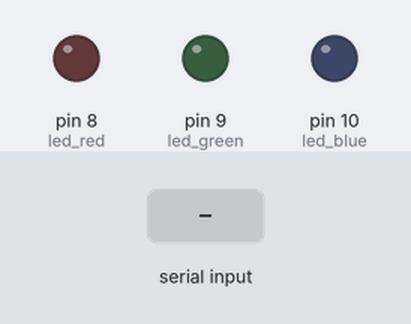
Simulated run of this sketch. Board: Arduino Uno, built with avr-gcc and run on an emulated ATmega328P. Parts: output pins drawn as LEDs (lit = HIGH). Inputs (shaded band) come from the test bench.

Above: at 1.2 s.
1.3 s: "1" received over Serial
At 2.5 s:
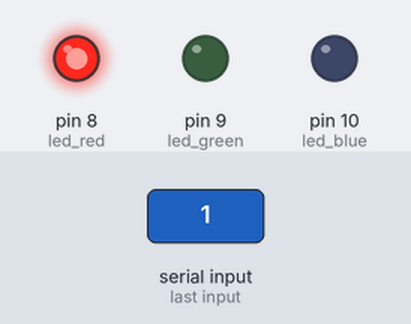
2.8 s: "2" received over Serial
At 3.7 s:
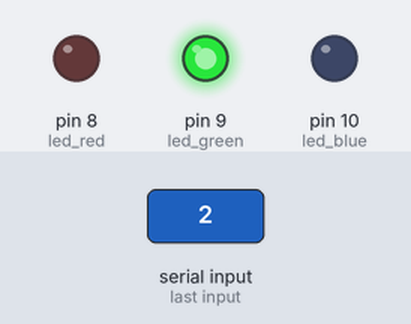
4.3 s: "3" received over Serial
At 4.8 s:
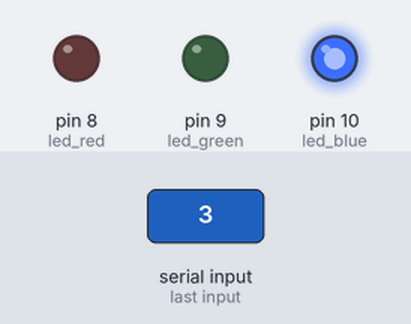
Timing chart, 0 to 7.3 s (numbered marks = the images above; inputs shaded):
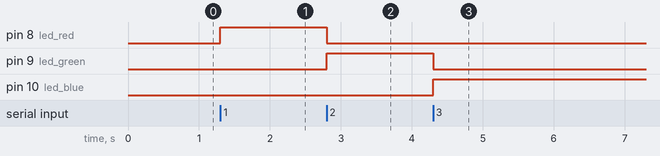

Measured:
- after the input at 1.3 s, pin 8 (led_red): LOW → HIGH at once
- after the input at 2.8 s, pin 8 (led_red): HIGH → LOW at once; pin 9 (led_green): LOW → HIGH at once
- after the input at 4.3 s, pin 9 (led_green): HIGH → LOW at once; pin 10 (led_blue): LOW → HIGH at once

The sketch:

practice2.ino
```cpp
int led_red = 8;
int led_green = 9;
int led_blue = 10;

void setup() {
  Serial.begin(9600);
  pinMode(led_red, OUTPUT);
  pinMode(led_green, OUTPUT);
  pinMode(led_blue, OUTPUT);
}

void loop() {
  if (Serial.available()) {
    byte b = Serial.read();

    if (b == '1') {
      digitalWrite(led_red, HIGH);
      digitalWrite(led_green, LOW);
      digitalWrite(led_blue, LOW);
    } else if (b == '2') {
      digitalWrite(led_red, LOW);
      digitalWrite(led_green, HIGH);
      digitalWrite(led_blue, LOW);
    } else if (b == '3') {
      digitalWrite(led_red, LOW);
      digitalWrite(led_green, LOW);
      digitalWrite(led_blue, HIGH);
    }
  }
}
```
